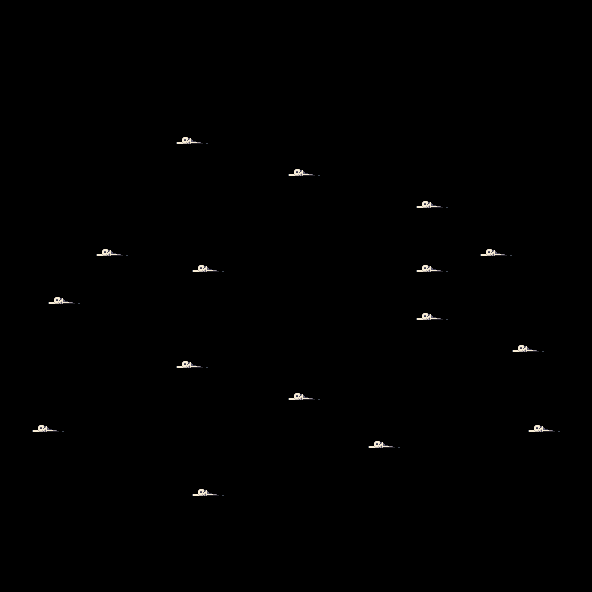

This is a level from a 2D game, rendered from its Tiled map with the project's own tilesets. A one-line summary and the map file follow, with tile-layer data summarised:
An orthogonal 37x37 tile map with 16x16 px tiles, 1 tile layer (decorative).

<map version="1.10" tiledversion="1.10.0" orientation="orthogonal" renderorder="right-down" width="37" height="37" tilewidth="16" tileheight="16" infinite="0" nextlayerid="13" nextobjectid="73">
 <tileset firstgid="1" name="Skeleton Dead" tilewidth="16" tileheight="16" tilecount="60" columns="30">
  <image source="../Images/Skeleton/Skeleton_Dead.png" width="495" height="32" />
 </tileset>
 <layer id="8" name="decorative" width="37" height="37">
  <data>[1369 cells, 41 non-empty, 4 distinct tile ids]</data>
 </layer>
</map>
